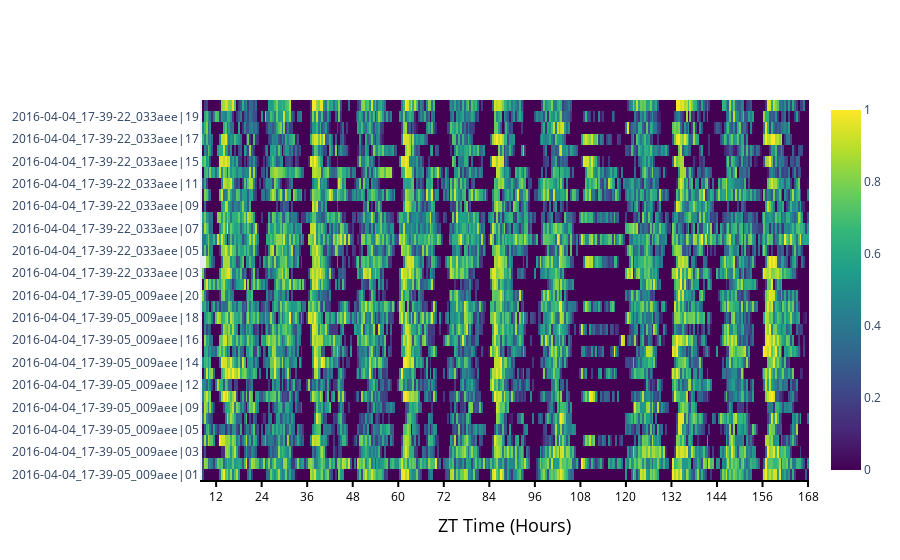

The notebook cell saved with this chart:
### Code cell
d = etho.behavpy(data, metadata, check = True, canvas = 'plotly')
fig = d.heatmap(variable = 'asleep')
fig.show()

### Figure 1 — Plotly figure (JSON) as saved in the notebook; plotly's stock layout.template omitted (floating-point values rounded to 4 significant figures; data arrays with more than 128 entries replaced by an {"elided": "..."} marker saying what was removed)
{"data": [{"colorscale": [[0, "#440154"], [0.1111, "#482878"], [0.2222, "#3e4989"], [0.3333, "#31688e"], [0.4444, "#26828e"], [0.5556, "#1f9e89"], [0.6667, "#35b779"], [0.7778, "#6ece58"], [0.8889, "#b5de2b"], [1, "#fde725"]], "type": "heatmap", "x": {"elided": "321 float values"}, "y": ["2016-04-04_17-39-05_009aee|01", "2016-04-04_17-39-05_009aee|02", "2016-04-04_17-39-05_009aee|03", "2016-04-04_17-39-05_009aee|04", "2016-04-04_17-39-05_009aee|05", "2016-04-04_17-39-05_009aee|07", "2016-04-04_17-39-05_009aee|09", "2016-04-04_17-39-05_009aee|11", "2016-04-04_17-39-05_009aee|12", "2016-04-04_17-39-05_009aee|13", "2016-04-04_17-39-05_009aee|14", "2016-04-04_17-39-05_009aee|15", "2016-04-04_17-39-05_009aee|16", "2016-04-04_17-39-05_009aee|17", "2016-04-04_17-39-05_009aee|18", "2016-04-04_17-39-05_009aee|19", "2016-04-04_17-39-05_009aee|20", "2016-04-04_17-39-22_033aee|01", "2016-04-04_17-39-22_033aee|03", "2016-04-04_17-39-22_033aee|04", "2016-04-04_17-39-22_033aee|05", "2016-04-04_17-39-22_033aee|06", "2016-04-04_17-39-22_033aee|07", "2016-04-04_17-39-22_033aee|08", "2016-04-04_17-39-22_033aee|09", "2016-04-04_17-39-22_033aee|10", "2016-04-04_17-39-22_033aee|11", "2016-04-04_17-39-22_033aee|13", "2016-04-04_17-39-22_033aee|15", "2016-04-04_17-39-22_033aee|16", "2016-04-04_17-39-22_033aee|17", "2016-04-04_17-39-22_033aee|18", "2016-04-04_17-39-22_033aee|19", "2016-04-04_17-39-22_033aee|20"], "z": {"elided": "34x321 float values"}}], "layout": {"title": {"text": ""}, "xaxis": {"color": "black", "dtick": 12, "gridcolor": "black", "linecolor": "black", "linewidth": 2, "tick0": 0, "ticks": "outside", "tickwidth": 2, "title": {"font": {"color": "black", "size": 18}, "text": "ZT Time (Hours)"}, "zeroline": false}}}
